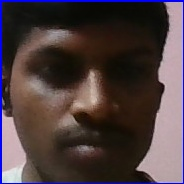
#> input picture faces/Harsha P_4.jpg, 184 x 184 px, given in place of the camera
$ python facial_recognition_enhanced.py
#> lines starting #> are read from the running program, lines starting #| are printed output that depends on the picture
import cv2
import numpy as np
import os
from datetime import datetime
import pickle
import shutil

class FaceRecognitionSystem:
    def __init__(self):
        self.face_detector = cv2.CascadeClassifier(cv2.data.haarcascades + 'haarcascade_frontalface_default.xml')
        self.face_recognizer = cv2.face.LBPHFaceRecognizer_create()
        self.model_file = 'face_recognition_model.yml'
        self.label_file = 'face_labels.pkl'
        self.faces_dir = 'faces'
        self.min_face_size = (30, 30)
        self.confidence_threshold = 50
        self.load_or_create_model()

    def load_or_create_model(self):
        if os.path.exists(self.model_file) and os.path.exists(self.label_file):
            self.face_recognizer.read(self.model_file)
            with open(self.label_file, 'rb') as f:
                self.label_dict = pickle.load(f)
            print("Loaded existing face recognition model")
        else:
            self.label_dict = {}
            print("Created new face recognition model")

    def save_model(self):
        self.face_recognizer.write(self.model_file)
        with open(self.label_file, 'wb') as f:
            pickle.dump(self.label_dict, f)
        print("Model saved successfully")

    def create_face_database(self):
        cap = None
        try:
            if not os.path.exists(self.faces_dir):
                os.makedirs(self.faces_dir)

            cap = cv2.VideoCapture(0)
            if not cap.isOpened():
                raise Exception("Could not open camera")

            name = input("Enter the person's name: ")
            face_count = 0
            total_faces = 10  # Increased number of samples

            print("\nCapturing faces... Please move your head slightly for different angles.")
            print("Press 'c' to capture manually or wait for automatic capture.")
            print("Press 'q' to quit capturing.\n")

            while face_count < total_faces:
                ret, frame = cap.read()
                if not ret:
                    raise Exception("Failed to grab frame")

                # Create a copy for display
                display_frame = frame.copy()
                gray = cv2.cvtColor(frame, cv2.COLOR_BGR2GRAY)
                faces = self.face_detector.detectMultiScale(
                    gray,
                    scaleFactor=1.1,
                    minNeighbors=5,
                    minSize=self.min_face_size
                )

                largest_face = None
                largest_area = 0

                # Find the largest face in the frame
                for (x, y, w, h) in faces:
                    if w * h > largest_area:
                        largest_area = w * h
                        largest_face = (x, y, w, h)

                if largest_face is not None:
                    x, y, w, h = largest_face
                    # Draw rectangle around the largest face
                    cv2.rectangle(display_frame, (x, y), (x+w, y+h), (0, 255, 0), 2)

                    # Add capturing indicator
                    cv2.putText(display_frame, f"Capturing: {face_count+1}/{total_faces}",
                              (10, 30), cv2.FONT_HERSHEY_SIMPLEX, 0.7, (0, 255, 0), 2)

                    # Quality indicator
                    quality = self.get_image_quality(gray[y:y+h, x:x+w])
                    quality_color = (0, 255, 0) if quality > 0.5 else (0, 0, 255)
                    cv2.putText(display_frame, f"Quality: {quality:.2f}",
                              (10, 60), cv2.FONT_HERSHEY_SIMPLEX, 0.7, quality_color, 2)

                # Display help text
                cv2.putText(display_frame, "Press 'c' to capture, 'q' to quit",
                          (10, display_frame.shape[0] - 10),
                          cv2.FONT_HERSHEY_SIMPLEX, 0.7, (255, 255, 255), 2)

                cv2.imshow('Capture Faces', display_frame)

                key = cv2.waitKey(1) & 0xFF
                if key == ord('q'):
                    break

                if largest_face is not None:
                    x, y, w, h = largest_face
                    if key == ord('c') or (quality > 0.5 and face_count < total_faces):
                        face_roi = gray[y:y+h, x:x+w]
                        face_roi = cv2.resize(face_roi, (200, 200))

                        # Save face with timestamp to avoid overwriting
                        timestamp = datetime.now().strftime("%Y%m%d_%H%M%S")
                        filename = f"{name}_{face_count}_{timestamp}.jpg"
                        filepath = os.path.join(self.faces_dir, filename)

                        cv2.imwrite(filepath, face_roi)
                        face_count += 1
                        print(f"Captured face {face_count}/{total_faces}")

                        # Add small delay between captures
                        cv2.waitKey(500)

            print(f"\nCapturing completed. {face_count} faces captured.")
            self.train_model()

        except Exception as e:
            print(f"Error: {str(e)}")
        finally:
            if cap is not None:
                cap.release()
            cv2.destroyAllWindows()

    def get_image_quality(self, face_roi):
        # Basic image quality assessment
        if face_roi is None or face_roi.size == 0:
            return 0.0

        # Calculate brightness
        brightness = np.mean(face_roi)
        # Calculate contrast
        contrast = np.std(face_roi)

        # Normalize values
        brightness_score = min(brightness / 128.0, 1.0)
        contrast_score = min(contrast / 128.0, 1.0)

        # Combine scores
        quality_score = (brightness_score + contrast_score) / 2.0
        return quality_score

    def train_model(self):
        try:
            faces = []
            labels = []
            current_id = len(self.label_dict)

            print("\nTraining model with captured faces...")

            # Load and process all face images
            for filename in os.listdir(self.faces_dir):
                if filename.endswith(('.jpg', '.jpeg', '.png')):
                    name = filename.split('_')[0]

                    if name not in self.label_dict:
                        self.label_dict[name] = current_id
                        current_id += 1

                    path = os.path.join(self.faces_dir, filename)
                    face_img = cv2.imread(path, cv2.IMREAD_GRAYSCALE)

                    if face_img is not None:
                        faces.append(face_img)
                        labels.append(self.label_dict[name])

            if len(faces) > 0:
                self.face_recognizer.train(faces, np.array(labels))
                self.save_model()
                print(f"Training completed with {len(faces)} face samples.")
            else:
                print("No face samples found for training.")

        except Exception as e:
            print(f"Error during training: {str(e)}")

    # [102 lines left out: functions recognize_faces, backup_database, list_known_faces, not called in this run]

def main():
    system = FaceRecognitionSystem()

    while True:
        try:
            print("\nFace Recognition System")
            print("1. Create/Update Face Database")
            print("2. Start Face Recognition")
            print("3. List Known Faces")
            print("4. Backup Database")
            print("5. Exit")

            choice = input("\nEnter your choice (1-5): ")
#> the answer given: 1

            if choice == '1':
                system.create_face_database()
#> the answer given: faces/Harsha P_4.jpg
#> in create_face_database, frame is the input picture: shape (184, 184, 3); mean B, G, R 64.1, 61.9, 76.2
#> in create_face_database, `gray = cv2.cvtColor(frame, cv2.COLOR_BGR2GRAY)`:
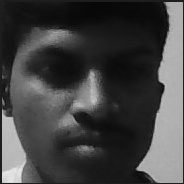
#> gray: shape (184, 184); min 6, max 233, mean 66.4
#> in create_face_database, `faces = self.face_detector.detectMultiScale( gray, scaleFactor=1.1, mi..`: faces = [[8, 8, 168, 168]]
#> the loop in create_face_database, `for (x, y, w, h) in faces:` made 1 pass
#> (x, y, w, h, largest_area) on pass 1: (8, 8, 168, 168, 28224)
#> after the loop in create_face_database, `for (x, y, w, h) in faces:`: largest_area = 28224
#> in create_face_database, `x, y, w, h = largest_face`: x = 8; w = 168
#> in create_face_database, `cv2.putText(display_frame, f"Capturing: {face_count+1}/{total_faces}",..`:
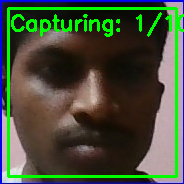
#> display_frame: shape (184, 184, 3); mean B, G, R 58, 78.8, 69
#> in get_image_quality, `brightness = np.mean(face_roi)`: brightness = 63.25
#> in get_image_quality, `brightness = np.mean(face_roi)`:
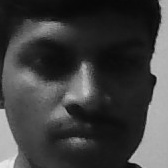
#> face_roi: shape (168, 168); min 6, max 231, mean 63.2
#> in get_image_quality, `contrast = np.std(face_roi)`: contrast = 55.37
#> in get_image_quality, `brightness_score = min(brightness / 128.0, 1.0)`: brightness_score = 0.494
#> in get_image_quality, `contrast_score = min(contrast / 128.0, 1.0)`: contrast_score = 0.433
#> in get_image_quality, `quality_score = (brightness_score + contrast_score) / 2.0`: quality_score = 0.463
#> in create_face_database, `quality_color = (0, 255, 0) if quality > 0.5 else (0, 0, 255)`: quality_color = (0, 0, 255)
#> in create_face_database, `cv2.putText(display_frame, "Press 'c' to capture, 'q' to quit", (10, d..`:
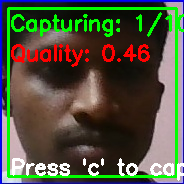
#> display_frame: shape (184, 184, 3); mean B, G, R 62.3, 82.4, 79.5
#> (key q is pressed here)
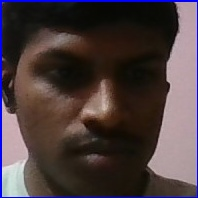
#> input picture faces/Harsha P_0.jpg, 198 x 198 px
#> in train_model, `face_img = cv2.imread(path, cv2.IMREAD_GRAYSCALE)`:
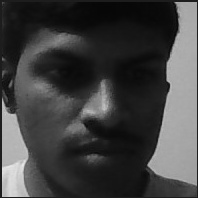
#> face_img: shape (198, 198); min 6, max 232, mean 64.8
            elif choice == '2':
                system.recognize_faces()
            elif choice == '3':
                system.list_known_faces()
            elif choice == '4':
                system.backup_database()
            elif choice == '5':
                print("\nExiting...")
                break
            else:
                print("\nInvalid choice. Please try again.")

        except KeyboardInterrupt:
            print("\nProgram interrupted by user. Exiting...")
            break
        except Exception as e:
            print(f"\nAn error occurred: {str(e)}")
            print("Please try again.")

if __name__ == "__main__":
#> (the run stopped early here; a loop or call above may not have finished)
